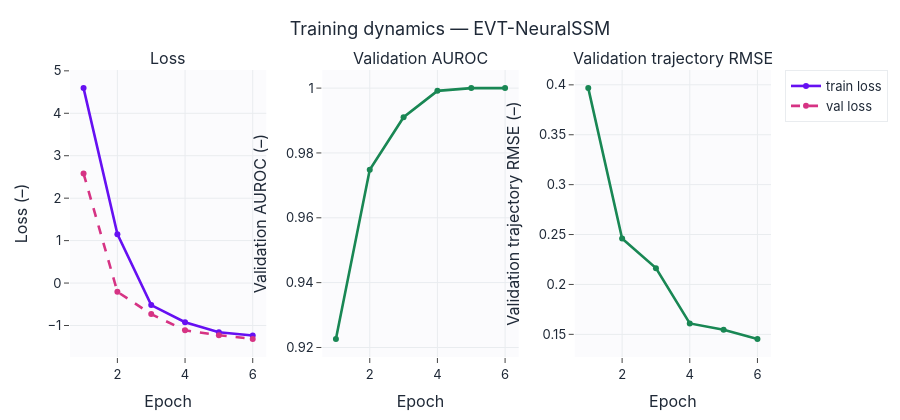

Notebook source saved alongside this figure:
### Markdown cell above
## Кривые обучения с метриками

### Code cell
training_dashboard(history, title="Training dynamics — EVT-NeuralSSM", model_color="#6610f2",
                   save=SAVE_FIGS, fig_id="2_3_training_dashboard").show()

### Figure 1 — Plotly figure (JSON) as saved in the notebook; plotly's stock layout.template omitted (floating-point values rounded to 4 significant figures)
{"data": [{"line": {"color": "#6610f2", "width": 2.6}, "mode": "lines+markers", "name": "train loss", "type": "scatter", "x": [1, 2, 3, 4, 5, 6], "xaxis": "x", "y": [4.593, 1.152, -0.5195, -0.9224, -1.16, -1.235], "yaxis": "y"}, {"line": {"color": "#d63384", "dash": "dash", "width": 2.6}, "mode": "lines+markers", "name": "val loss", "type": "scatter", "x": [1, 2, 3, 4, 5, 6], "xaxis": "x", "y": [2.579, -0.2055, -0.7316, -1.113, -1.229, -1.315], "yaxis": "y"}, {"line": {"color": "#198754", "width": 2.6}, "mode": "lines+markers", "name": "Validation AUROC", "showlegend": false, "type": "scatter", "x": [1, 2, 3, 4, 5, 6], "xaxis": "x2", "y": [0.9226, 0.9748, 0.991, 0.9991, 1.0, 1.0], "yaxis": "y2"}, {"line": {"color": "#198754", "width": 2.6}, "mode": "lines+markers", "name": "Validation trajectory RMSE", "showlegend": false, "type": "scatter", "x": [1, 2, 3, 4, 5, 6], "xaxis": "x3", "y": [0.3967, 0.246, 0.2163, 0.1609, 0.1546, 0.1454], "yaxis": "y3"}], "layout": {"annotations": [{"font": {"size": 16}, "showarrow": false, "text": "Loss", "x": 0.14, "xanchor": "center", "xref": "paper", "y": 1.0, "yanchor": "bottom", "yref": "paper"}, {"font": {"size": 16}, "showarrow": false, "text": "Validation AUROC", "x": 0.5, "xanchor": "center", "xref": "paper", "y": 1.0, "yanchor": "bottom", "yref": "paper"}, {"font": {"size": 16}, "showarrow": false, "text": "Validation trajectory RMSE", "x": 0.86, "xanchor": "center", "xref": "paper", "y": 1.0, "yanchor": "bottom", "yref": "paper"}], "height": 420, "title": {"text": "Training dynamics — EVT-NeuralSSM"}, "xaxis": {"anchor": "y", "domain": [0.0, 0.28], "title": {"text": "Epoch"}}, "xaxis2": {"anchor": "y2", "domain": [0.36, 0.64], "title": {"text": "Epoch"}}, "xaxis3": {"anchor": "y3", "domain": [0.72, 1.0], "title": {"text": "Epoch"}}, "yaxis": {"anchor": "x", "domain": [0.0, 1.0], "title": {"text": "Loss (–)"}}, "yaxis2": {"anchor": "x2", "domain": [0.0, 1.0], "title": {"text": "Validation AUROC (–)"}}, "yaxis3": {"anchor": "x3", "domain": [0.0, 1.0], "title": {"text": "Validation trajectory RMSE (–)"}}}}
